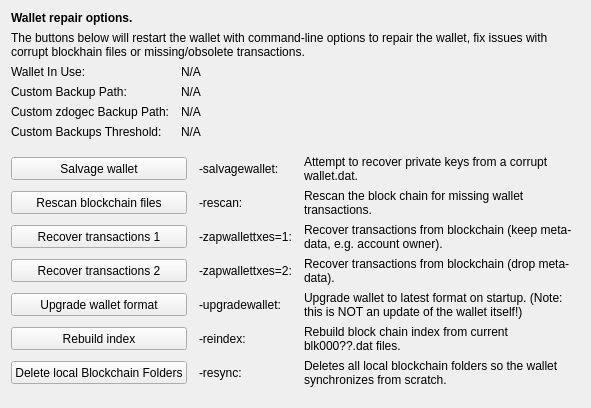
     <widget class="QWidget" name="tab_repair">
      <attribute name="title">
       <string>&amp;Wallet Repair</string>
      </attribute>
      <layout class="QGridLayout" name="gridLayout_4" columnstretch="0,0,0,0">
       <property name="horizontalSpacing">
        <number>12</number>
       </property>
       <item row="0" column="0" colspan="4">
        <widget class="QLabel" name="label_repair_header">
         <property name="font">
          <font>
           <weight>75</weight>
           <bold>true</bold>
          </font>
         </property>
         <property name="text">
          <string>Wallet repair options.</string>
         </property>
        </widget>
       </item>
       <item row="1" column="0" colspan="4">
        <widget class="QLabel" name="label_repair_helptext">
         <property name="font">
          <font>
           <weight>50</weight>
           <bold>false</bold>
          </font>
         </property>
         <property name="text">
          <string>The buttons below will restart the wallet with command-line options to repair the wallet, fix issues with corrupt blockhain files or missing/obsolete transactions.</string>
         </property>
         <property name="wordWrap">
          <bool>true</bool>
         </property>
        </widget>
       </item>
       <item row="2" column="0">
        <widget class="QLabel" name="wallet_path_label">
         <property name="text">
          <string>Wallet In Use:</string>
         </property>
        </widget>
       </item>
       <item row="2" column="1" colspan="3">
        <widget class="QLabel" name="wallet_path">
         <property name="cursor">
          <cursorShape>IBeamCursor</cursorShape>
         </property>
         <property name="text">
          <string>N/A</string>
         </property>
         <property name="textFormat">
          <enum>Qt::PlainText</enum>
         </property>
         <property name="textInteractionFlags">
          <set>Qt::LinksAccessibleByMouse|Qt::TextSelectableByKeyboard|Qt::TextSelectableByMouse</set>
         </property>
        </widget>
       </item>
       <item row="3" column="0">
        <widget class="QLabel" name="wallet_custombackuppath_label">
         <property name="text">
          <string>Custom Backup Path:</string>
         </property>
         <property name="visible">
          <bool>false</bool>
         </property>
        </widget>
       </item>
       <item row="3" column="1" colspan="3">
        <widget class="QLabel" name="wallet_custombackuppath">
         <property name="cursor">
          <cursorShape>IBeamCursor</cursorShape>
         </property>
         <property name="text">
          <string>N/A</string>
         </property>
         <property name="textFormat">
          <enum>Qt::PlainText</enum>
         </property>
         <property name="textInteractionFlags">
          <set>Qt::LinksAccessibleByMouse|Qt::TextSelectableByKeyboard|Qt::TextSelectableByMouse</set>
         </property>
         <property name="visible">
          <bool>false</bool>
         </property>
        </widget>
       </item>
       <item row="4" column="0">
        <widget class="QLabel" name="wallet_customzdogecbackuppath_label">
         <property name="text">
          <string>Custom zdogec Backup Path:</string>
         </property>
         <property name="visible">
          <bool>false</bool>
         </property>
        </widget>
       </item>
       <item row="4" column="1" colspan="3">
        <widget class="QLabel" name="wallet_customzdogecbackuppath">
         <property name="cursor">
          <cursorShape>IBeamCursor</cursorShape>
         </property>
         <property name="text">
          <string>N/A</string>
         </property>
         <property name="textFormat">
          <enum>Qt::PlainText</enum>
         </property>
         <property name="textInteractionFlags">
          <set>Qt::LinksAccessibleByMouse|Qt::TextSelectableByKeyboard|Qt::TextSelectableByMouse</set>
         </property>
         <property name="visible">
          <bool>false</bool>
         </property>
        </widget>
       </item>
       <item row="5" column="0">
        <widget class="QLabel" name="wallet_custombackupthreshold_label">
         <property name="text">
          <string>Custom Backups Threshold:</string>
         </property>
         <property name="visible">
          <bool>false</bool>
         </property>
        </widget>
       </item>
       <item row="5" column="1" colspan="3">
        <widget class="QLabel" name="wallet_custombackupthreshold">
         <property name="cursor">
          <cursorShape>IBeamCursor</cursorShape>
         </property>
         <property name="text">
          <string>N/A</string>
         </property>
         <property name="textFormat">
          <enum>Qt::PlainText</enum>
         </property>
         <property name="textInteractionFlags">
          <set>Qt::LinksAccessibleByMouse|Qt::TextSelectableByKeyboard|Qt::TextSelectableByMouse</set>
         </property>
         <property name="visible">
          <bool>false</bool>
         </property>
        </widget>
       </item>
       <item row="6" column="0">
        <spacer name="verticalSpacer_repair1">
         <property name="orientation">
          <enum>Qt::Vertical</enum>
         </property>
         <property name="sizeHint" stdset="0">
          <size>
           <width>10</width>
           <height>10</height>
          </size>
         </property>
        </spacer>
       </item>
       <item row="7" column="0" colspan="2">
        <widget class="QPushButton" name="btn_salvagewallet">
         <property name="minimumSize">
          <size>
           <width>100</width>
           <height>23</height>
          </size>
         </property>
         <property name="text">
          <string>Salvage wallet</string>
         </property>
        </widget>
       </item>
       <item row="7" column="2">
        <widget class="QLabel" name="label_repair_salvage_command">
         <property name="text">
          <string notr="true">-salvagewallet:</string>
         </property>
        </widget>
       </item>
       <item row="7" column="3">
        <widget class="QLabel" name="label_repair_salvage">
         <property name="text">
          <string>Attempt to recover private keys from a corrupt wallet.dat.</string>
         </property>
         <property name="wordWrap">
          <bool>true</bool>
         </property>
        </widget>
       </item>
       <item row="8" column="0" colspan="2">
        <widget class="QPushButton" name="btn_rescan">
         <property name="minimumSize">
          <size>
           <width>100</width>
           <height>23</height>
          </size>
         </property>
         <property name="text">
          <string>Rescan blockchain files</string>
         </property>
        </widget>
       </item>
       <item row="8" column="2">
        <widget class="QLabel" name="label_repair_rescan_command">
         <property name="text">
          <string notr="true">-rescan:</string>
         </property>
        </widget>
       </item>
       <item row="8" column="3">
        <widget class="QLabel" name="label_repair_rescan">
         <property name="text">
          <string>Rescan the block chain for missing wallet transactions.</string>
         </property>
         <property name="wordWrap">
          <bool>true</bool>
         </property>
        </widget>
       </item>
       <item row="9" column="0" colspan="2">
        <widget class="QPushButton" name="btn_zapwallettxes1">
         <property name="minimumSize">
          <size>
           <width>100</width>
           <height>23</height>
          </size>
         </property>
         <property name="text">
          <string>Recover transactions 1</string>
         </property>
        </widget>
       </item>
       <item row="9" column="2">
        <widget class="QLabel" name="label_repair_zap1_command">
         <property name="text">
          <string notr="true">-zapwallettxes=1:</string>
         </property>
        </widget>
       </item>
       <item row="9" column="3">
        <widget class="QLabel" name="label_repair_zap1">
         <property name="text">
          <string>Recover transactions from blockchain (keep meta-data, e.g. account owner).</string>
         </property>
         <property name="wordWrap">
          <bool>true</bool>
         </property>
        </widget>
       </item>
       <item row="10" column="0" colspan="2">
        <widget class="QPushButton" name="btn_zapwallettxes2">
         <property name="minimumSize">
          <size>
           <width>100</width>
           <height>23</height>
          </size>
         </property>
         <property name="text">
          <string>Recover transactions 2</string>
         </property>
        </widget>
       </item>
       <item row="10" column="2">
        <widget class="QLabel" name="label_repair_zap2_command">
         <property name="text">
          <string notr="true">-zapwallettxes=2:</string>
         </property>
        </widget>
       </item>
       <item row="10" column="3">
        <widget class="QLabel" name="label_repair_zap2">
         <property name="text">
          <string>Recover transactions from blockchain (drop meta-data).</string>
         </property>
         <property name="wordWrap">
          <bool>true</bool>
         </property>
        </widget>
       </item>
       <item row="11" column="0" colspan="2">
        <widget class="QPushButton" name="btn_upgradewallet">
         <property name="minimumSize">
          <size>
           <width>100</width>
           <height>23</height>
          </size>
         </property>
         <property name="text">
          <string>Upgrade wallet format</string>
         </property>
        </widget>
       </item>
       <item row="11" column="2">
        <widget class="QLabel" name="label_repair_upgrade_command">
         <property name="text">
          <string notr="true">-upgradewallet:</string>
         </property>
        </widget>
       </item>
       <item row="11" column="3">
        <widget class="QLabel" name="label_repair_upgrade">
         <property name="text">
          <string>Upgrade wallet to latest format on startup. (Note: this is NOT an update of the wallet itself!)</string>
         </property>
         <property name="wordWrap">
          <bool>true</bool>
         </property>
        </widget>
       </item>
       <item row="12" column="0" colspan="2">
        <widget class="QPushButton" name="btn_reindex">
         <property name="minimumSize">
          <size>
           <width>100</width>
           <height>23</height>
          </size>
         </property>
         <property name="text">
          <string>Rebuild index</string>
         </property>
        </widget>
       </item>
       <item row="12" column="2">
        <widget class="QLabel" name="label_repair_reindex_command">
         <property name="text">
          <string notr="true">-reindex:</string>
         </property>
        </widget>
       </item>
       <item row="12" column="3">
        <widget class="QLabel" name="label_repair_reindex">
         <property name="text">
          <string>Rebuild block chain index from current blk000??.dat files.</string>
         </property>
         <property name="wordWrap">
          <bool>true</bool>
         </property>
        </widget>
       </item>
       <item row="13" column="0" colspan="2">
        <widget class="QPushButton" name="btn_resync">
         <property name="minimumSize">
          <size>
           <width>100</width>
           <height>23</height>
          </size>
         </property>
         <property name="text">
          <string>Delete local Blockchain Folders</string>
         </property>
        </widget>
       </item>
       <item row="13" column="2">
        <widget class="QLabel" name="label_repair_resync_command">
         <property name="text">
          <string>-resync:</string>
         </property>
        </widget>
       </item>
       <item row="13" column="3">
        <widget class="QLabel" name="label_repair_resync">
         <property name="text">
          <string>Deletes all local blockchain folders so the wallet synchronizes from scratch.</string>
         </property>
         <property name="wordWrap">
          <bool>true</bool>
         </property>
        </widget>
       </item>
       <item row="14" column="0">
        <spacer name="verticalSpacer_repair2">
         <property name="orientation">
          <enum>Qt::Vertical</enum>
         </property>
         <property name="sizeHint" stdset="0">
          <size>
           <width>20</width>
           <height>10</height>
          </size>
         </property>
        </spacer>
       </item>
      </layout>
     </widget>
